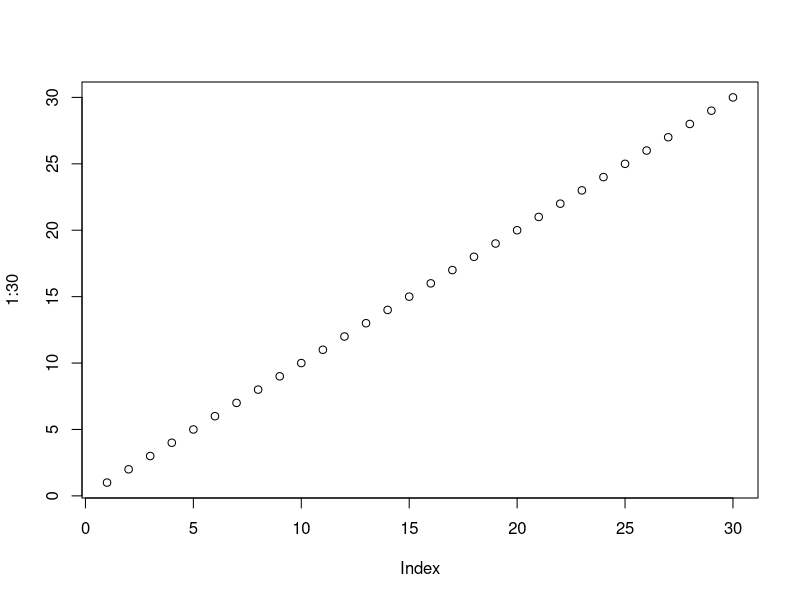
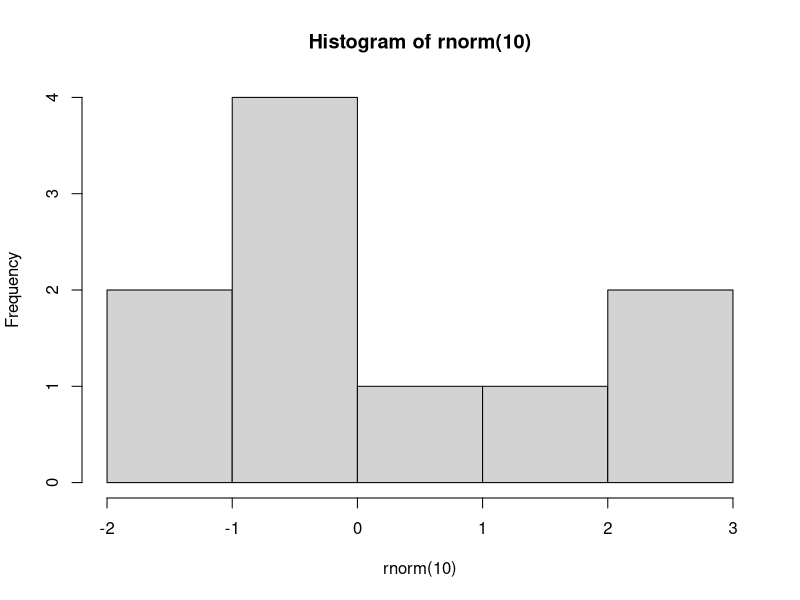
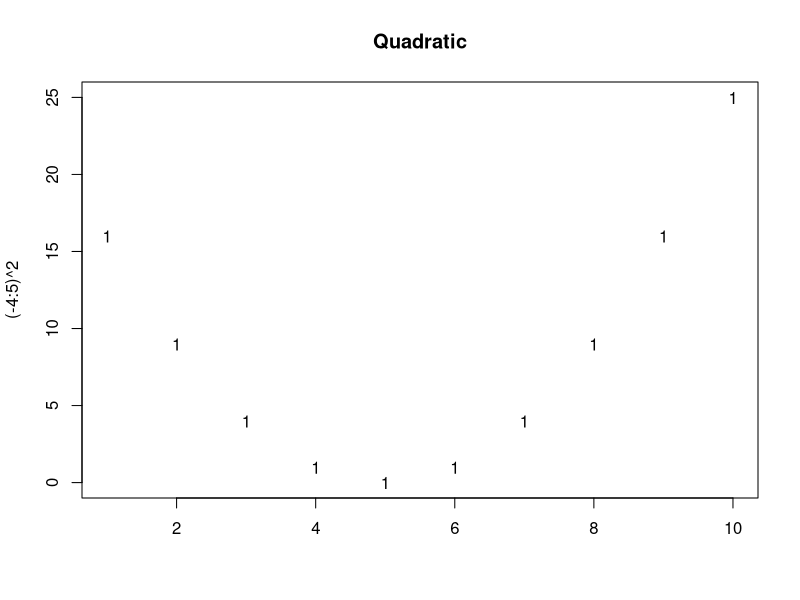
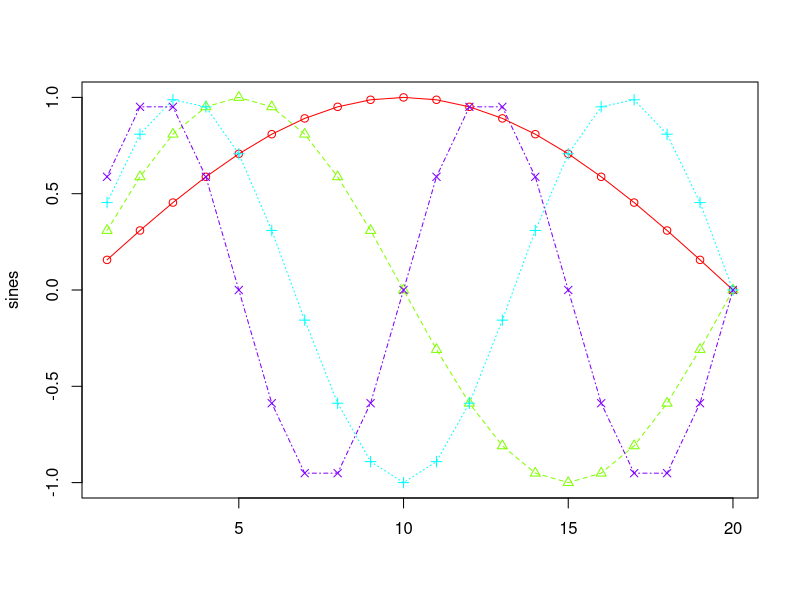
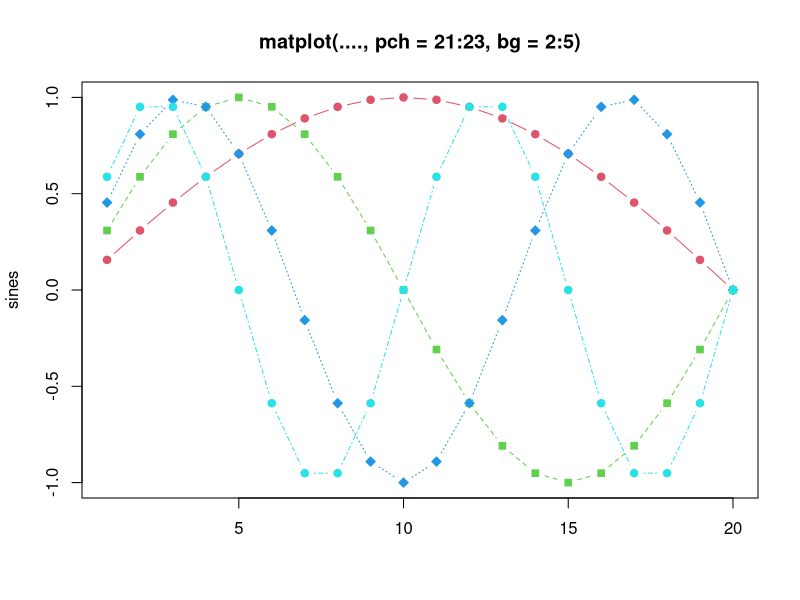
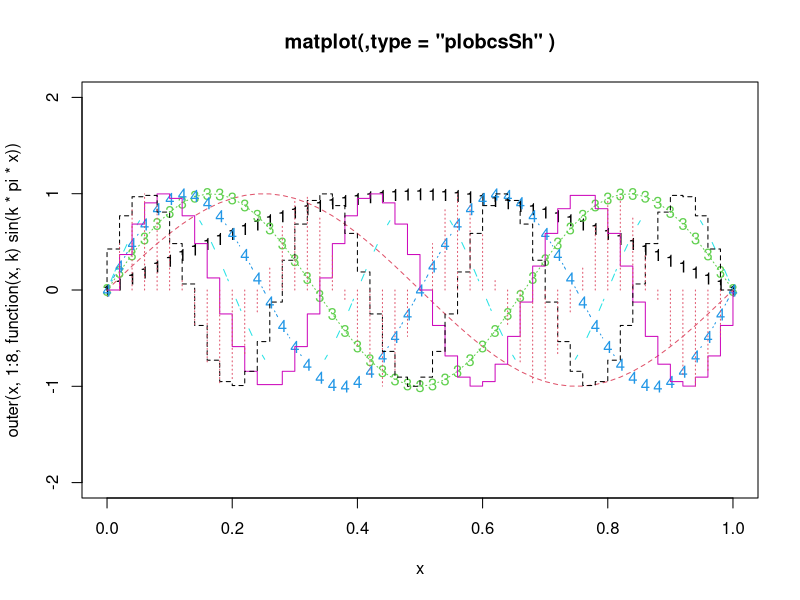
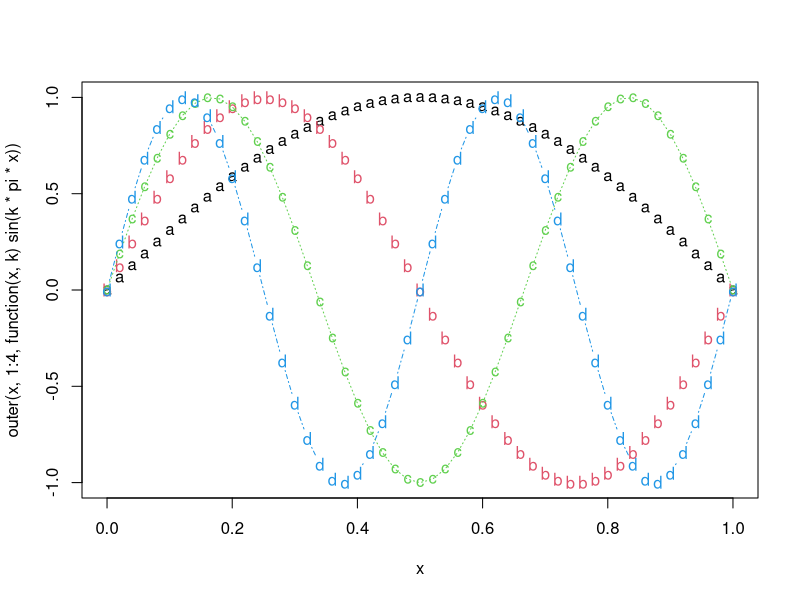
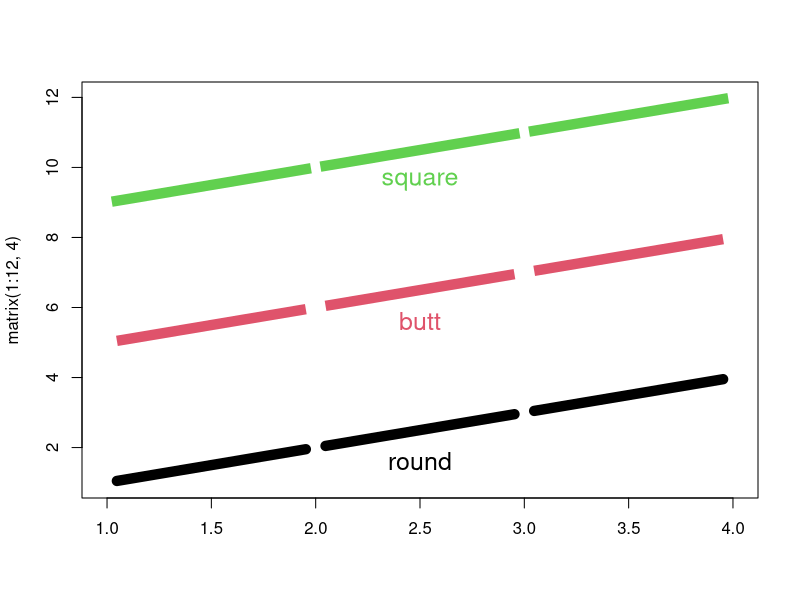

Write the R code that produced these figures, in order.
# Explorando o 01-RStudio.R

# Nome dos Contribuidores
contributors()

# Licenca
licence()

#Informacoes sobre a sessao
sessionInfo()

# Imprimir da tela
print('R - Respeita o rato caraiii!!')

# Criar Graficos
plot(1:30)
hist(rnorm(10))

# Instalacao de pacotes
install.packages('randomForest')
install.packages('ggplot2')

# Carregar o pacote
library(ggplot2)

# Descarregar o pacote
detach(package:ggplot2)

# Ver detalhes das funcoes
## Se souber o nome da funcao
help(mean)
?mean

## Se nao souber o nome da funcao
help.search('randomForest')
help.search('matplot')
??matplot
RSiteSearch('matplot')
example('matplot')